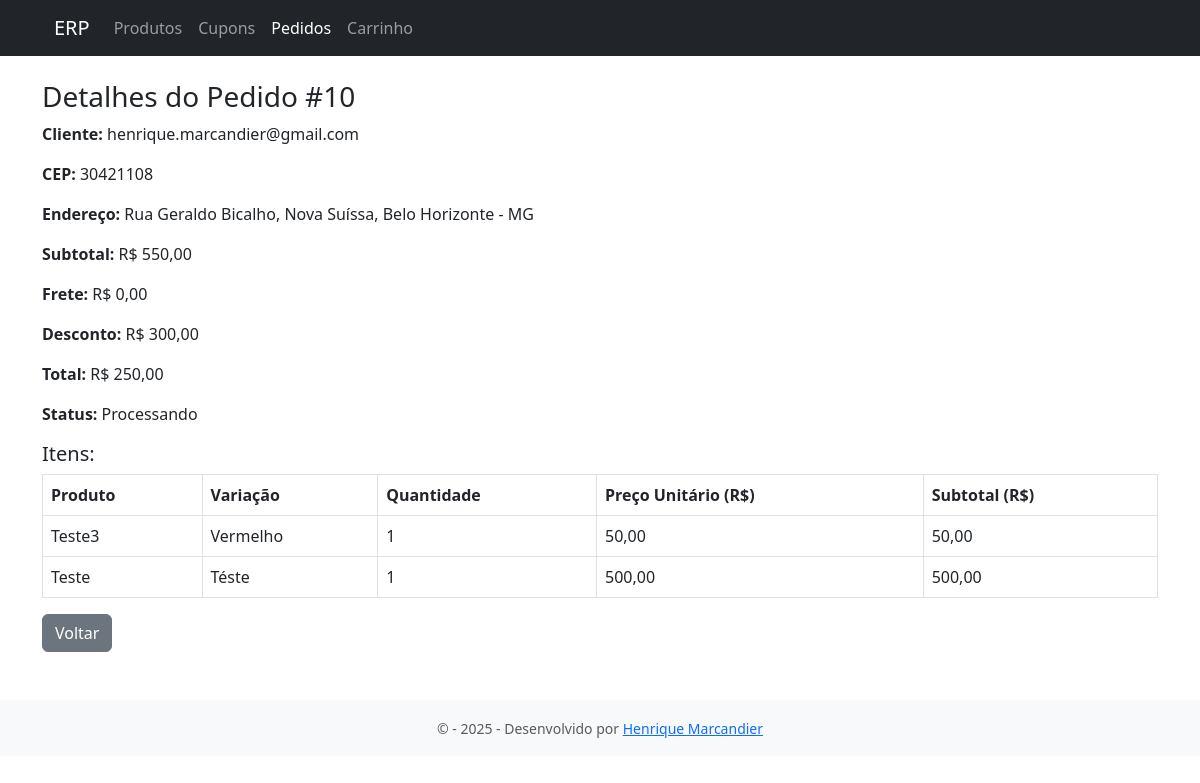
Screenshot of /?url=pedido/detalhes&id=10 with the database file from the repository.
### tables this page shows
CREATE TABLE `pedidos` (
  `id` int(11) NOT NULL AUTO_INCREMENT,
  `cliente_nome` varchar(100) NOT NULL,
  `email_cliente` varchar(100) DEFAULT NULL,
  `cep` varchar(10) DEFAULT NULL,
  `endereco` varchar(255) DEFAULT NULL,
  `status` enum('Pendente','Processando','Enviado','Cancelado','Concluído') DEFAULT 'Pendente',
  `cupom_aplicado` varchar(255) DEFAULT NULL,
  `subtotal` decimal(10,2) NOT NULL DEFAULT 0.00,
  `frete` decimal(10,2) NOT NULL DEFAULT 0.00,
  `desconto` decimal(10,2) NOT NULL DEFAULT 0.00,
  `total` decimal(10,2) NOT NULL DEFAULT 0.00,
  `criado_em` datetime DEFAULT current_timestamp(),
  PRIMARY KEY (`id`)
);

CREATE TABLE `pedido_itens` (
  `id` int(11) NOT NULL AUTO_INCREMENT,
  `pedido_id` int(11) NOT NULL,
  `variacao_id` int(11) NOT NULL,
  `quantidade` int(11) NOT NULL,
  `preco_unitario` decimal(10,2) NOT NULL,
  PRIMARY KEY (`id`)
);

CREATE TABLE `produtos` (
  `id` int(11) NOT NULL AUTO_INCREMENT,
  `nome` varchar(100) NOT NULL,
  `descricao` text DEFAULT NULL,
  `preco` decimal(10,2) NOT NULL DEFAULT 0.00,
  `ativo` tinyint(1) DEFAULT 1,
  `criado_em` datetime DEFAULT current_timestamp(),
  PRIMARY KEY (`id`)
);

CREATE TABLE `variacoes` (
  `id` int(11) NOT NULL AUTO_INCREMENT,
  `produto_id` int(11) NOT NULL,
  `nome` varchar(100) NOT NULL,
  `preco` decimal(10,2) NOT NULL,
  PRIMARY KEY (`id`)
);

### controllers/PedidoController.php (called while the page is built, shortened)
<?php
require_once __DIR__ . '/../models/Cupom.php';
        ?>
        <?php
function detalhesPedido() {
    global $conn;
    $id = intval($_GET['id']);
    $resPedido = $conn->query("SELECT * FROM pedidos WHERE id = $id");
    $pedido = $resPedido->fetch_assoc();
    $resItens = $conn->query("SELECT pi.*, v.nome AS variacao_nome, p.nome AS produto_nome FROM pedido_itens pi
        JOIN variacoes v ON pi.variacao_id = v.id
        JOIN produtos p ON v.produto_id = p.id
        WHERE pi.pedido_id = $id");
    $itens = $resItens->fetch_all(MYSQLI_ASSOC);
    include __DIR__ . '/../views/pedidos/detalhes.php';
}
    ?>

### views/pedidos/detalhes.php (the view)
<?php include __DIR__ . '/../layout/header.php'; ?>
<div class="container mt-4">
  <h3>Detalhes do Pedido #<?= $pedido['id'] ?></h3>
  <p><strong>Cliente:</strong> <?= htmlspecialchars($pedido['email_cliente']) ?></p>
  <p><strong>CEP:</strong> <?= htmlspecialchars($pedido['cep']) ?></p>
  <p><strong>Endereço:</strong> <?= htmlspecialchars($pedido['endereco']) ?></p>
  <p><strong>Subtotal:</strong> R$ <?= number_format($pedido['subtotal'], 2, ',', '.') ?></p>
  <p><strong>Frete:</strong> R$ <?= number_format($pedido['frete'], 2, ',', '.') ?></p>
  <p><strong>Desconto:</strong> R$ <?= number_format($pedido['desconto'], 2, ',', '.') ?></p>
  <p><strong>Total:</strong> R$ <?= number_format($pedido['total'], 2, ',', '.') ?></p>
  <p><strong>Status:</strong> <?= htmlspecialchars($pedido['status'] ?? 'Pendente') ?></p>
  <h5>Itens:</h5>
  <table class="table table-bordered">
    <thead>
      <tr>
        <th>Produto</th>
        <th>Variação</th>
        <th>Quantidade</th>
        <th>Preço Unitário (R$)</th>
        <th>Subtotal (R$)</th>
      </tr>
    </thead>
    <tbody>
      <?php foreach ($itens as $item): ?>
      <tr>
        <td><?= htmlspecialchars($item['produto_nome']) ?></td>
        <td><?= htmlspecialchars($item['variacao_nome']) ?></td>
        <td><?= $item['quantidade'] ?></td>
        <td><?= number_format($item['preco_unitario'], 2, ',', '.') ?></td>
        <td><?= number_format($item['quantidade'] * $item['preco_unitario'], 2, ',', '.') ?></td>
      </tr>
      <?php endforeach; ?>
    </tbody>
  </table>
  <a href="?url=pedidos" class="btn btn-secondary">Voltar</a>
</div>
<?php include __DIR__ . '/../layout/footer.php'; ?>

### rows the page displays
pedidos: id "10", email_cliente "henrique.marcandier@gmail.com", cep "30421108", endereco "Rua Geraldo Bicalho, Nova Suíssa, Belo Horizonte - MG", subtotal "550,00", frete "0,00", desconto "300,00", total "250,00", status "Processando"
pedido_itens: produtos.nome "Teste3", variacoes.nome "Vermelho", quantidade "1", preco_unitario "50,00", $item['quantidade'] * $item['preco_unitario'] "50,00"
pedido_itens: produtos.nome "Teste", variacoes.nome "Téste", quantidade "1", preco_unitario "500,00", $item['quantidade'] * $item['preco_unitario'] "500,00"
